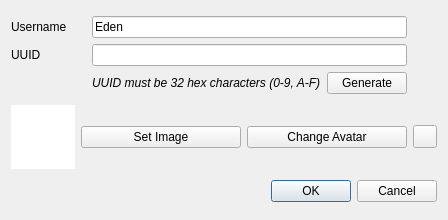
<?xml version="1.0" encoding="UTF-8"?>
<ui version="4.0">
 <class>NewUserDialog</class>
 <widget class="QDialog" name="NewUserDialog">
  <property name="geometry">
   <rect>
    <x>0</x>
    <y>0</y>
    <width>448</width>
    <height>220</height>
   </rect>
  </property>
  <property name="windowTitle">
   <string>New User</string>
  </property>
  <layout class="QGridLayout" name="gridLayout_2">
   <item row="2" column="1" colspan="3">
    <widget class="QDialogButtonBox" name="buttonBox">
     <property name="orientation">
      <enum>Qt::Orientation::Horizontal</enum>
     </property>
     <property name="standardButtons">
      <set>QDialogButtonBox::StandardButton::Cancel|QDialogButtonBox::StandardButton::Ok</set>
     </property>
    </widget>
   </item>
   <item row="1" column="2">
    <widget class="QPushButton" name="setAvatar">
     <property name="text">
      <string>Change Avatar</string>
     </property>
    </widget>
   </item>
   <item row="1" column="1">
    <widget class="QPushButton" name="selectImage">
     <property name="text">
      <string>Set Image</string>
     </property>
    </widget>
   </item>
   <item row="1" column="3">
    <widget class="QToolButton" name="revert">
     <property name="text">
      <string/>
     </property>
    </widget>
   </item>
   <item row="0" column="0" colspan="4">
    <layout class="QGridLayout" name="gridLayout">
     <item row="1" column="0">
      <widget class="QLabel" name="label">
       <property name="text">
        <string>UUID</string>
       </property>
      </widget>
     </item>
     <item row="0" column="1" colspan="2">
      <widget class="QLineEdit" name="username">
       <property name="text">
        <string>Eden</string>
       </property>
      </widget>
     </item>
     <item row="1" column="1" colspan="2">
      <widget class="QLineEdit" name="uuid"/>
     </item>
     <item row="0" column="0">
      <widget class="QLabel" name="label_2">
       <property name="text">
        <string>Username</string>
       </property>
      </widget>
     </item>
     <item row="2" column="1">
      <widget class="QLabel" name="label_3">
       <property name="font">
        <font>
         <italic>true</italic>
        </font>
       </property>
       <property name="text">
        <string>UUID must be 32 hex characters (0-9, A-F)</string>
       </property>
      </widget>
     </item>
     <item row="2" column="2">
      <widget class="QPushButton" name="generate">
       <property name="text">
        <string>Generate</string>
       </property>
      </widget>
     </item>
     <item row="1" column="3">
      <widget class="QLabel" name="uuidVerified">
       <property name="sizePolicy">
        <sizepolicy hsizetype="Fixed" vsizetype="Preferred">
         <horstretch>0</horstretch>
         <verstretch>0</verstretch>
        </sizepolicy>
       </property>
       <property name="minimumSize">
        <size>
         <width>24</width>
         <height>0</height>
        </size>
       </property>
      </widget>
     </item>
     <item row="0" column="3">
      <widget class="QLabel" name="usernameVerified">
       <property name="text">
        <string/>
       </property>
      </widget>
     </item>
    </layout>
   </item>
   <item row="1" column="0">
    <widget class="QGraphicsView" name="image">
     <property name="sizePolicy">
      <sizepolicy hsizetype="Expanding" vsizetype="Expanding">
       <horstretch>0</horstretch>
       <verstretch>0</verstretch>
      </sizepolicy>
     </property>
     <property name="minimumSize">
      <size>
       <width>64</width>
       <height>64</height>
      </size>
     </property>
     <property name="maximumSize">
      <size>
       <width>64</width>
       <height>64</height>
      </size>
     </property>
     <property name="frameShape">
      <enum>QFrame::Shape::NoFrame</enum>
     </property>
     <property name="frameShadow">
      <enum>QFrame::Shadow::Plain</enum>
     </property>
     <property name="verticalScrollBarPolicy">
      <enum>Qt::ScrollBarPolicy::ScrollBarAlwaysOff</enum>
     </property>
     <property name="horizontalScrollBarPolicy">
      <enum>Qt::ScrollBarPolicy::ScrollBarAlwaysOff</enum>
     </property>
     <property name="interactive">
      <bool>false</bool>
     </property>
    </widget>
   </item>
  </layout>
 </widget>
 <resources/>
 <connections>
  <connection>
   <sender>buttonBox</sender>
   <signal>accepted()</signal>
   <receiver>NewUserDialog</receiver>
   <slot>accept()</slot>
   <hints>
    <hint type="sourcelabel">
     <x>248</x>
     <y>254</y>
    </hint>
    <hint type="destinationlabel">
     <x>157</x>
     <y>274</y>
    </hint>
   </hints>
  </connection>
  <connection>
   <sender>buttonBox</sender>
   <signal>rejected()</signal>
   <receiver>NewUserDialog</receiver>
   <slot>reject()</slot>
   <hints>
    <hint type="sourcelabel">
     <x>316</x>
     <y>260</y>
    </hint>
    <hint type="destinationlabel">
     <x>286</x>
     <y>274</y>
    </hint>
   </hints>
  </connection>
 </connections>
</ui>
